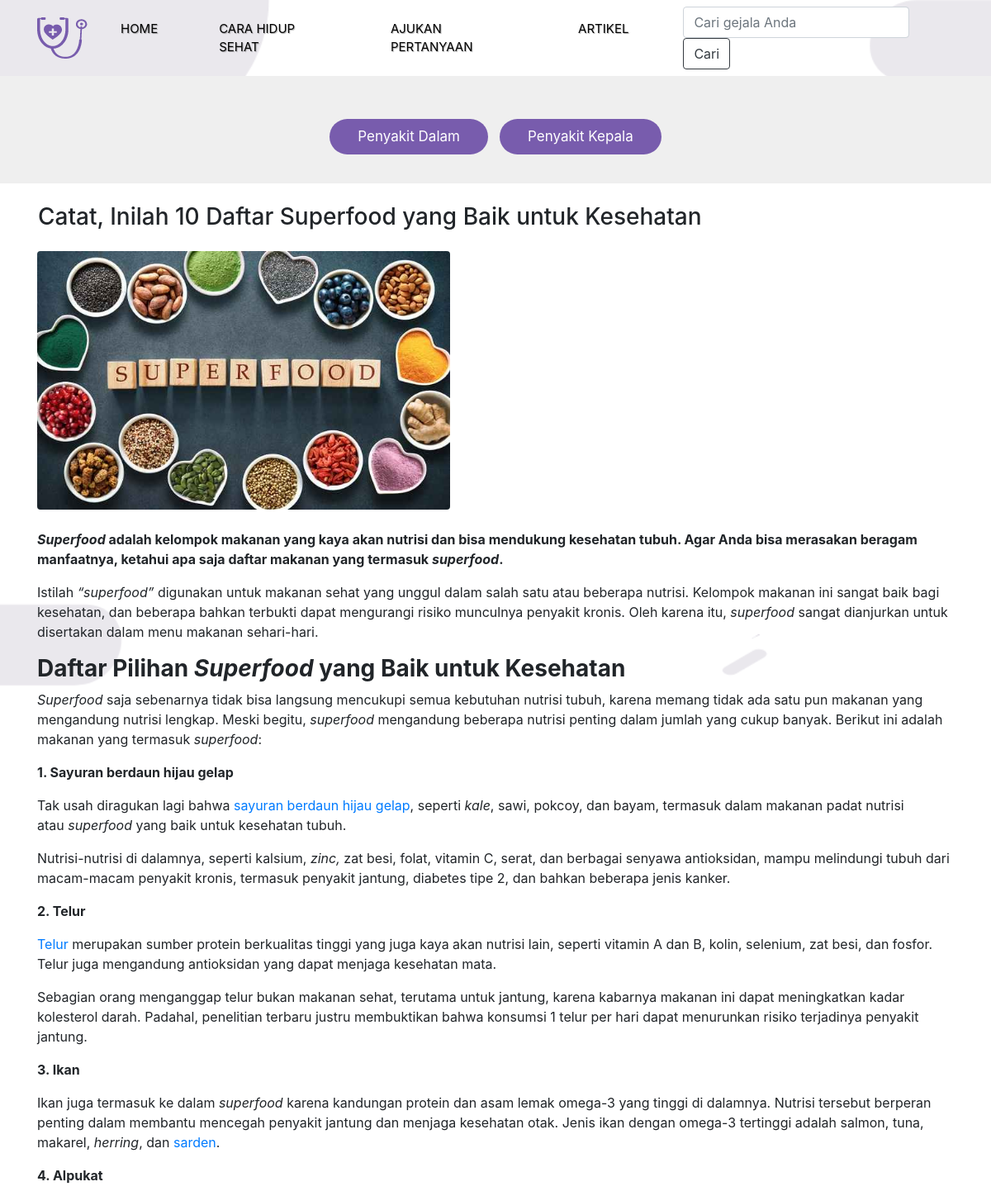
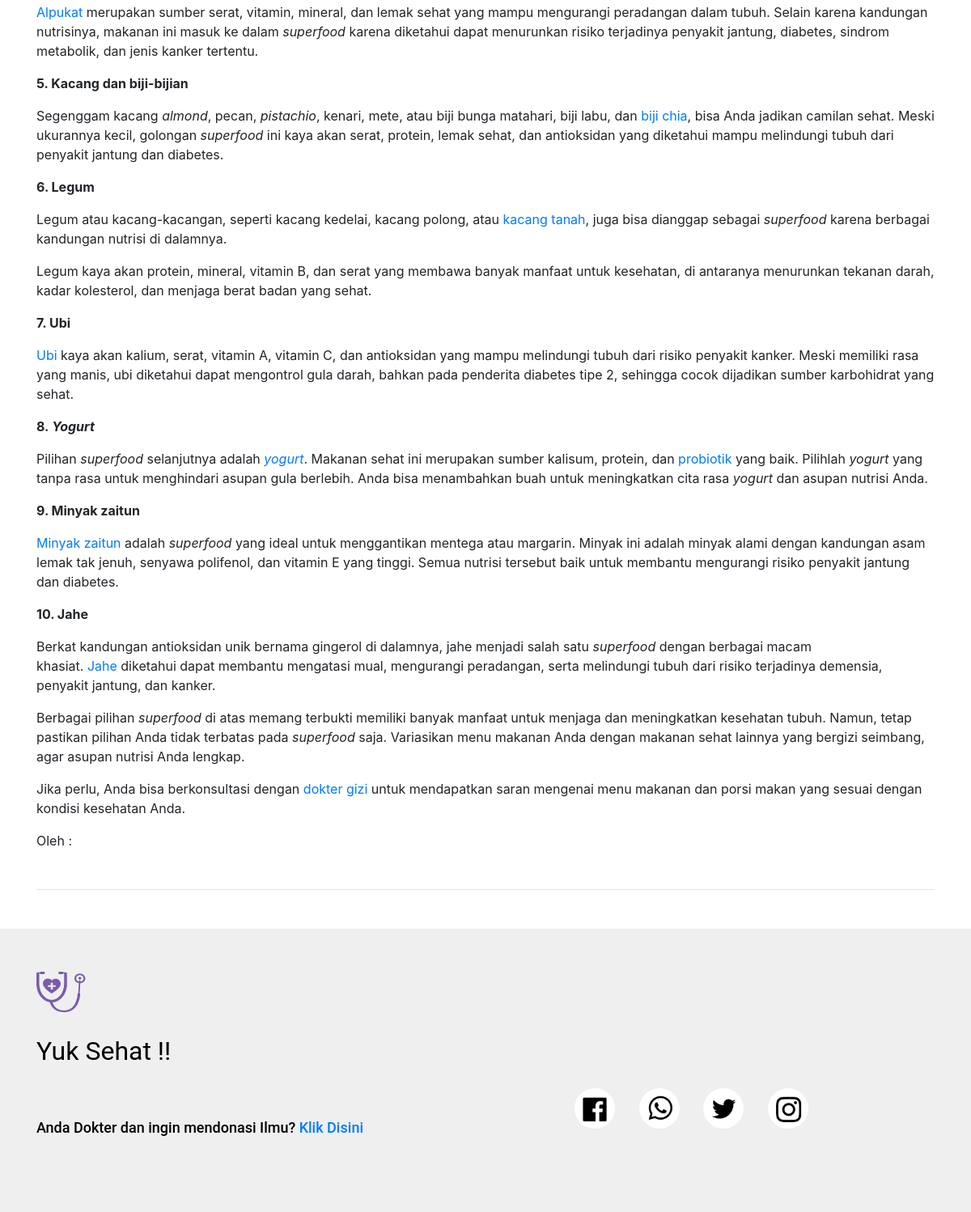
Screenshot of /single.php?id=2 with the database file from the repository (2 pictures, top to bottom).
### tables this page shows
CREATE TABLE `kategori` (
  `id` int(11) NOT NULL,
  `kategori_nama` varchar(255) NOT NULL,
  `tgl` date NOT NULL
);

CREATE TABLE `artikel` (
  `id` int(11) NOT NULL,
  `judul` varchar(255) NOT NULL,
  `deskripsi` varchar(10000) NOT NULL,
  `gambar` varchar(255) DEFAULT NULL,
  `video` varchar(255) DEFAULT NULL,
  `oleh` varchar(255) DEFAULT NULL
);

### single.php (the view, shortened to what this page needs)
<!doctype html>
<html lang="en">
  <head>
    <link rel="stylesheet" href="https://cdn.jsdelivr.net/npm/bootstrap@4.5.3/dist/css/bootstrap.min.css">
    <link rel="stylesheet" href="style.css">
  </head>
  <body>
    <?php include 'inc/nav.php'; ?>
      <div class="panelkategori">
          <div class="container">
            <ul class="nav justify-content-center menukategori">
            <?php
                include 'koneksi.php';
                $sql = mysqli_query($koneksi,"select * from kategori");
                while($data = mysqli_fetch_array($sql)){
              ?>
                <li class="nav-item">
                  <a class="nav-link" href="singlecontent.php?id=<?php echo $data['id'] ?>"><?php echo $data['kategori_nama'] ?></a>
                </li>
              <?php
                  }
              ?>
              </ul>
          </div>
      </div>
      <?php
        $query = mysqli_fetch_assoc(mysqli_query($koneksi, "select * from artikel where id='$_GET[id]'"));
      ?>
        <div class="container content">
            <div class="row">
                <h3 class="p-3 mt-2"><?=$query['judul'] ?></h3>
            </div>
            <div class="row">
                <div class="col-sm-12 col-lg-12">
                    <figure class="figure">
                        <img src="img/<?=$query['gambar'] ?>" class="figure-img img-fluid rounded" width="500px">
                        <p class="card-text"><?=$query['deskripsi'] ?></p>
                        <p>Oleh : <?=$query['oleh'] ?></p>
                      </figure>
                </div>
            </div><hr>
        </div>
      <?php
        include 'inc/footer.php';
      ?>
  </body>
</html>

### style.css (style rules this page uses)
body { background-image: url(assets/images/background.png); background-size: cover; background-position: center; background-repeat: no-repeat; height: 830px; }
.menukategori { padding: 25px; }
.menukategori a { display: inline-block; color: white; background-color: #785cad; border-radius: 2em; padding: 0.5em 2em; text-decoration: none; margin: 10px; font-size: smaller; margin-top: -20px; }
@media (min-width: 992px) { .menukategori a { display: inline-block; color: white; background-color: #785cad; border-radius: 2em; padding: 0.5em 2em; text-decoration: none; margin: 7px; font-size: 17px; } }
@media (min-width: 992px) { .panelkategori { margin-top: 0; background-color: #efefef; height: 130px; padding: 20px; } }

### rows the page displays
kategori: kategori_nama "Penyakit Dalam"
kategori: kategori_nama "Penyakit Kepala"
artikel: judul "Catat, Inilah 10 Daftar Superfood yang Baik untuk Kesehatan", gambar (picture), deskripsi "Superfood adalah kelompok makanan yang kaya akan nutrisi dan bisa mendukung kesehatan tubuh. Agar Anda bisa merasakan beragam manfaatnya, ketahui apa saja daftar makanan yang termasuk superfood . Istilah “superfood” digunakan untuk makanan sehat yang unggul dalam salah satu atau beberapa nutrisi. Kelompok makanan ini sangat baik bagi kesehatan, dan beberapa bahkan terbukti dapat mengurangi risiko munculnya penyakit kronis. Oleh karena itu, superfood sangat dianjurkan untuk disertakan dalam menu makanan sehari-hari. Daftar Pilihan Superfood yang Baik untuk Kesehatan Superfood saja sebenarnya tidak bisa langsung mencukupi semua kebutuhan nutrisi tubuh, karena memang tidak ada satu pun makanan…"
